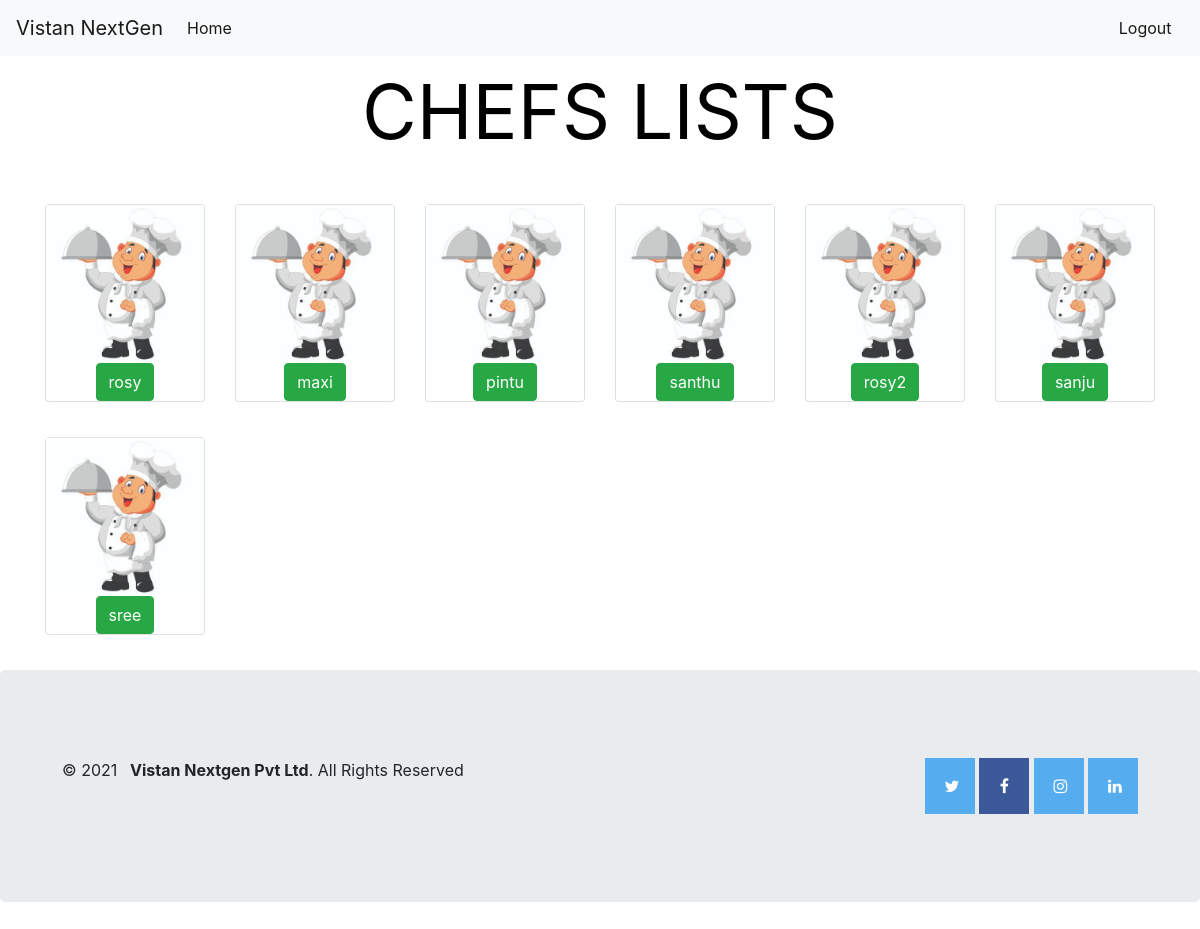
Screenshot of /api/chef with the database file from the repository.
### testapp/models.py (models this page shows, shortened)
class Chef(models.Model):
    chef_id=models.IntegerField()
    chef_name=models.CharField(max_length=100,unique=True)
    chef_image=models.ImageField(default='media')
    category_name=models.ManyToManyField(Category)
    product_name=models.CharField(max_length=100)
    orders_completed=models.IntegerField(default=0)
    description=models.TextField(null=True,blank=True)
    mobile=models.CharField(max_length=100)
    status=models.BooleanField(default=True)
    created_at=models.DateTimeField(auto_now_add=True)
    updated_at=models.DateTimeField(auto_now_add=True)
    class Meta:
        verbose_name='Chef'
        verbose_name_plural='Chefs'

### testapp/views.py (the view, shortened to what this page needs)
# urls.py: path('chef',views.chef_view,name='chef'),# CHEF LIST VIEW PAGE URL
def chef_view(request):
    orders_list=OrderItem.objects.filter(prepared_by=None)
    chef_list=Chef.objects.filter(status=True)
    def chefallotment(st):
        b2=Chef.objects.filter(id=st)
        return b2[0].orders_completed
    try:
        return render(request,'testapp/chef.html',{"chef_list":chef_list})
    except Exception as e:
        print(e)
        return render(request,'testapp/chef.html',{"chef_list":chef_list})

### testapp/templates/testapp/chef.html (shortened to what this page needs)
<!DOCTYPE html>
<html lang="en">
    {% load static %}
<head>
    <link rel="stylesheet" href="{% static 'css/chef.css' %}">
    <link rel="stylesheet" href="https://cdn.jsdelivr.net/npm/bootstrap@4.6.1/dist/css/bootstrap.min.css">
    <link rel="stylesheet" href="https://cdnjs.cloudflare.com/ajax/libs/font-awesome/4.7.0/css/font-awesome.min.css">
</head>
<body>
    <nav class="navbar navbar-expand-lg navbar-light bg-light">
        <a class="navbar-brand" href="chef">Vistan NextGen</a>
        <div class="collapse navbar-collapse" id="navbarSupportedContent">
          <ul class="navbar-nav mr-auto">
            <li class="nav-item active">
              <a class="nav-link" href="chef">Home <span class="sr-only">(current)</span></a>
            </li>
          </ul>
          <ul class="navbar-nav ml-auto">
            <li class="nav-item active">
              <a class="nav-link" href="login">Logout </a>
            </li>&nbsp;
          </ul>
        </div>
      </nav>
    <section class="fruits_section layout_padding">
        <div class="container" >
            <div class="heading_container heading_center " align="center">
                CHEFS LISTS
                </div>
                    <div class="row">
                        {% for i in chef_list %}
                         <div class="col-sm-2">
                            <div class="card">
                                <div>
                                    <img src="{% static i.chef_image.url %}" alt="oops" style = "width:100%; height: auto; margin:auto;" >
                                    <div class="container" align="center">
                                     <a class="btn  btn-success" href="{% url 'testapp:details' i.id %}" <b>{{i.chef_name}}</b></a>
                                    </div>
                                </div>
                            </div>
                        </div>
                        {% endfor %}
                    </div>
                </div>
    </section>
<div class='jumbotron'>
    <footer id="footer">
        <div class="container d-md-flex py-4" >
          <div class="container" align="left">
            <div class="copyright">
              &copy; 2021 &nbsp;<strong><span> Vistan Nextgen Pvt Ltd</span></strong>. All Rights Reserved
            </div>
          </div>
          <div class="container" align="right">
            <a href="https://twitter.com/nextgenvistan" class="twitter"><i class="fa fa-twitter"></i></a>
            <a href="https://www.facebook.com/vistannextgen1/" class="facebook"><i class="fa fa-facebook"></i></a>
            <a href="https://www.instagram.com/vistannextgen/" class="instagram"><i class="fa fa-instagram"></i></a>
            <a href="https://in.linkedin.com/company/vistannextgen" class="linkedin"><i class="fa fa-linkedin"></i></a>
          </div>
        </div>
      </footer>
    </div>
</body>
</html>

### testapp/static/css/chef.css (style rules this page uses)
.fruits_section { position: relative; color: #ffffff; }
.fruits_section .heading_container { margin-bottom: 35px; color:black; font-size: 75px; }
.card { margin-bottom: 35px; }
.fa { padding: 20px; font-size: 30px; width: 50px; text-align: right; text-decoration: none; }
.fa-facebook { background: #3B5998; color: white; }
.fa-twitter { background: #55ACEE; color: white; }
.fa-instagram { background: #55ACEE; color: white; }
.fa-linkedin { background: #55ACEE; color: white; }

### rows the page displays
Chef: chef_image (picture), chef_name "rosy"
Chef: chef_image (picture), chef_name "maxi"
Chef: chef_image (picture), chef_name "pintu"
Chef: chef_image (picture), chef_name "santhu"
Chef: chef_image (picture), chef_name "rosy2"
Chef: chef_image (picture), chef_name "sanju"
Chef: chef_image (picture), chef_name "sree"
